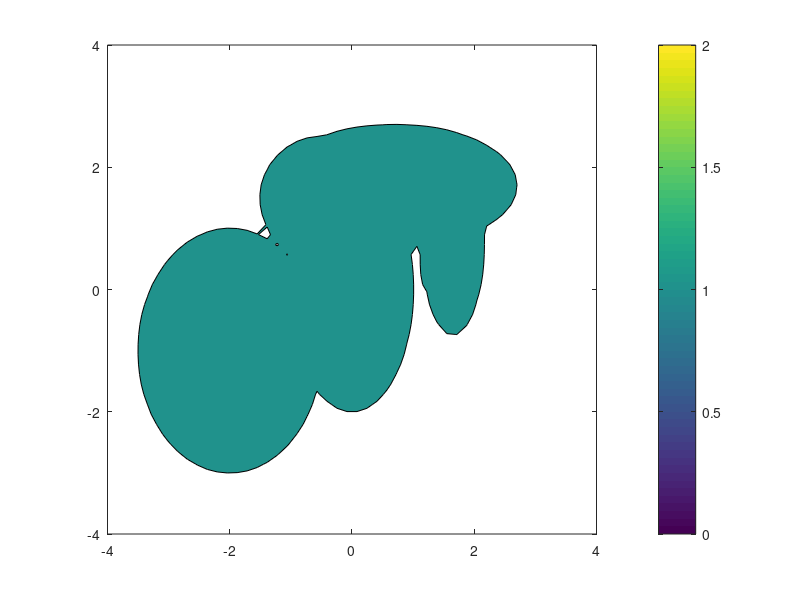

The MATLAB script that drew this image: (Note: this script raises an error after producing the figure.)
close all;
clear;
clc;

addpath('Functions')

% Array format [x0, y0, rx, ry] one row per ellipse

ellipses = [0,0,1,2;
            0.7,1.7,2,1;
            -0.5,1.5,1,1;
            -2,-1,1.5,2;
            1.65, 0.75, 0.5, 1.5;
            ];

xlims = [-4,4];
ylims = [-4,4];

nPts = 50;

[xx,yy] = meshgrid(linspace(xlims(1),xlims(2),nPts),...
    linspace(ylims(1),ylims(2),nPts));

zz = zeros(size(xx));

for iPt = 1:nPts
    for jPt = 1:nPts
        for kEllip = 1:size(ellipses,1)
            zz(iPt,jPt) = max(zz(iPt,jPt),...
                ((xx(iPt,jPt) - ellipses(kEllip,1)).^2 ./ ellipses(kEllip,3).^2 + ...
                (yy(iPt,jPt) - ellipses(kEllip,2)).^2 ./ ellipses(kEllip,4).^2).^-1);
        end
    end
end
        
figure()
contourf(xx,yy,zz,[1,1])
colorbar()
hold on
axis equal

cmap = cbrewer2('set2',2);

%% Start marching squares
figure()
hold on
for iEllip = 1:size(ellipses,1)
    ellipse(ellipses(iEllip,3),ellipses(iEllip,4),0,ellipses(iEllip,1),ellipses(iEllip,2))
end

colormap(cmap);
pScat = scatter(xx(:),yy(:),20,zz(:)>=1,'Filled');
axis equal

vertices = [];
for iPt = 1:(nPts-1)  % Rows (y-axis)
    for jPt = 1:(nPts-1)   % Columns (x-axis)
        % Cell values
        %  1 -- 2 
        %  |    |
        %  |    |
        %  8 -- 4
        %
        % REMEMBER, DUMBASS: 
        % array(i,j) = array(rows, columns,) = array(y,x)

        cellValue = ...
            1*(zz(iPt,jPt)>1) + ...
            2*(zz(iPt+1,jPt)>1) + ...
            4*(zz(iPt+1,jPt+1)>1) + ...
            8*(zz(iPt,jPt+1)>1) + 1;
        
        switch cellValue
            case 1
                % No Vertices
            case 2
                % South-West
                vertices = [vertices;
                    [interpVal(xx(iPt,jPt),zz(iPt,jPt),xx(iPt,jPt+1),zz(iPt,jPt+1)),yy(iPt,jPt),...
                    xx(iPt,jPt), interpVal(yy(iPt,jPt),zz(iPt,jPt),yy(iPt+1,jPt),zz(iPt+1,jPt))]];
                
                line([interpVal(xx(iPt,jPt),zz(iPt,jPt),xx(iPt,jPt+1),zz(iPt,jPt+1)) , xx(iPt,jPt) ],...
                    [yy(iPt,jPt), interpVal(yy(iPt,jPt),zz(iPt,jPt),yy(iPt+1,jPt),zz(iPt+1,jPt)) ],...
                    'color',[0,0,0],'LineWidth',2);         
            case 3
                % West-North
                vertices = [vertices;
                    [xx(iPt+1,jPt),interpVal(yy(iPt,jPt),zz(iPt,jPt), yy(iPt+1,jPt),zz(iPt+1,jPt)),...
                    interpVal(xx(iPt+1,jPt),zz(iPt+1,jPt), xx(iPt+1,jPt+1),zz(iPt+1,jPt+1)),yy(iPt+1,jPt)]];
                
                line([xx(iPt+1,jPt), interpVal(xx(iPt+1,jPt),zz(iPt+1,jPt), xx(iPt+1,jPt+1),zz(iPt+1,jPt+1))],...
                    [interpVal(yy(iPt,jPt),zz(iPt,jPt), yy(iPt+1,jPt),zz(iPt+1,jPt)), yy(iPt+1,jPt)],...
                    'color',[0,0,0],'LineWidth',2);
            case 4
                % North-South
                vertices = [vertices;
                    [interpVal(xx(iPt,jPt),zz(iPt,jPt),xx(iPt,jPt+1),zz(iPt,jPt+1)),yy(iPt,jPt) ...
                    interpVal(xx(iPt+1,jPt),zz(iPt+1,jPt),xx(iPt+1,jPt+1), zz(iPt+1,jPt+1)),yy(iPt+1,jPt)]];
                
                line([interpVal(xx(iPt,jPt),zz(iPt,jPt),xx(iPt,jPt+1),zz(iPt,jPt+1)), ...
                    interpVal(xx(iPt+1,jPt),zz(iPt+1,jPt),xx(iPt+1,jPt+1), zz(iPt+1,jPt+1))],...
                    [yy(iPt,jPt), yy(iPt+1,jPt)],...
                    'color',[0,0,0],'LineWidth',2);
            case 5
                % North-East
                vertices = [vertices;...
                    [interpVal(xx(iPt+1,jPt),zz(iPt+1,jPt),xx(iPt+1,jPt+1),zz(iPt+1,jPt+1)),yy(iPt+1,jPt+1),...
                    xx(iPt+1,jPt+1),interpVal(yy(iPt+1,jPt+1),zz(iPt+1,jPt+1), yy(iPt,jPt+1), zz(iPt,jPt+1))]];
                
                line([interpVal(xx(iPt+1,jPt),zz(iPt+1,jPt),xx(iPt+1,jPt+1),zz(iPt+1,jPt+1)),xx(iPt+1,jPt+1)],...
                    [yy(iPt+1,jPt+1), interpVal(yy(iPt+1,jPt+1),zz(iPt+1,jPt+1), yy(iPt,jPt+1), zz(iPt,jPt+1))],...
                    'color',[0,0,0],'LineWidth',2);           
            case 6  % Ambiguous
                % South-West
                vertices = [vertices;...
                    [interpVal(xx(iPt,jPt),zz(iPt,jPt),xx(iPt,jPt+1),zz(iPt,jPt+1)),yy(iPt,jPt),...
                    xx(iPt,jPt), interpVal(yy(iPt,jPt),zz(iPt,jPt),yy(iPt+1,jPt),zz(iPt+1,jPt))]];
                
                line([interpVal(xx(iPt,jPt),zz(iPt,jPt),xx(iPt,jPt+1),zz(iPt,jPt+1)) , xx(iPt,jPt)],...
                    [yy(iPt,jPt), interpVal(yy(iPt,jPt),zz(iPt,jPt),yy(iPt+1,jPt),zz(iPt+1,jPt)) ],...
                    'color',[0,0,0],'LineWidth',2); 
                
                % North-East
                vertices = [vertices;...
                    [interpVal(xx(iPt+1,jPt),zz(iPt+1,jPt),xx(iPt+1,jPt+1),zz(iPt+1,jPt+1)),yy(iPt+1,jPt+1),...
                    xx(iPt+1,jPt+1),interpVal(yy(iPt+1,jPt+1),zz(iPt+1,jPt+1), yy(iPt,jPt+1), zz(iPt,jPt+1))]];
                
                line([interpVal(xx(iPt+1,jPt),zz(iPt+1,jPt),xx(iPt+1,jPt+1),zz(iPt+1,jPt+1)),xx(iPt+1,jPt+1)],...
                    [yy(iPt+1,jPt+1), interpVal(yy(iPt+1,jPt+1),zz(iPt+1,jPt+1), yy(iPt,jPt+1), zz(iPt,jPt+1))],...
                    'color',[0,0,0],'LineWidth',2);      
            case 7
                % West-East
                vertices = [vertices;...
                    [xx(iPt,jPt),interpVal(yy(iPt,jPt),zz(iPt,jPt),yy(iPt+1,jPt),zz(iPt+1,jPt)),...
                    xx(iPt,jPt+1),interpVal(yy(iPt,jPt+1),zz(iPt,jPt+1),yy(iPt+1,jPt+1),zz(iPt+1,jPt+1))]];
                
                line([xx(iPt,jPt), xx(iPt,jPt+1)],...
                    [interpVal(yy(iPt,jPt),zz(iPt,jPt),yy(iPt+1,jPt),zz(iPt+1,jPt)),...
                    interpVal(yy(iPt,jPt+1),zz(iPt,jPt+1),yy(iPt+1,jPt+1),zz(iPt+1,jPt+1))],...
                    'color',[0,0,0],'LineWidth',2);  
            case 8
                % South - East
                vertices = [vertices;...
                    [interpVal(xx(iPt,jPt+1),zz(iPt,jPt+1),xx(iPt,jPt),zz(iPt,jPt)),yy(iPt,jPt+1),...
                    xx(iPt,jPt+1),interpVal(yy(iPt,jPt+1),zz(iPt,jPt+1),yy(iPt+1,jPt+1),zz(iPt+1,jPt+1))]];
                
                line([interpVal(xx(iPt,jPt+1),zz(iPt,jPt+1),xx(iPt,jPt),zz(iPt,jPt)),xx(iPt,jPt+1)],...
                    [yy(iPt,jPt+1), interpVal(yy(iPt,jPt+1),zz(iPt,jPt+1),yy(iPt+1,jPt+1),zz(iPt+1,jPt+1))],...
                    'color',[0,0,0],'LineWidth',2);    
            case 9
                % South - East
                vertices = [vertices;...
                    [interpVal(xx(iPt,jPt+1),zz(iPt,jPt+1),xx(iPt,jPt),zz(iPt,jPt)),yy(iPt,jPt+1),...
                    xx(iPt,jPt+1),interpVal(yy(iPt,jPt+1),zz(iPt,jPt+1),yy(iPt+1,jPt+1),zz(iPt+1,jPt+1))]];
                
                line([interpVal(xx(iPt,jPt+1),zz(iPt,jPt+1),xx(iPt,jPt),zz(iPt,jPt)),xx(iPt,jPt+1)],...
                    [yy(iPt,jPt+1), interpVal(yy(iPt,jPt+1),zz(iPt,jPt+1),yy(iPt+1,jPt+1),zz(iPt+1,jPt+1))],...
                    'color',[0,0,0],'LineWidth',2);
            case 10
                % West-East
                vertices = [vertices;...
                    [xx(iPt,jPt),interpVal(yy(iPt,jPt),zz(iPt,jPt),yy(iPt+1,jPt),zz(iPt+1,jPt)),...
                    xx(iPt,jPt+1),interpVal(yy(iPt,jPt+1),zz(iPt,jPt+1),yy(iPt+1,jPt+1),zz(iPt+1,jPt+1))]];
                
                line([xx(iPt,jPt), xx(iPt,jPt+1)],...
                    [interpVal(yy(iPt,jPt),zz(iPt,jPt),yy(iPt+1,jPt),zz(iPt+1,jPt)),interpVal(yy(iPt,jPt+1),zz(iPt,jPt+1),yy(iPt+1,jPt+1),zz(iPt+1,jPt+1))],...
                    'color',[0,0,0],'LineWidth',2);  
            case 11 % Ambiguous
                % West-North
                vertices = [vertices;
                    [xx(iPt+1,jPt),interpVal(yy(iPt,jPt),zz(iPt,jPt), yy(iPt+1,jPt),zz(iPt+1,jPt)),...
                    interpVal(xx(iPt+1,jPt),zz(iPt+1,jPt), xx(iPt+1,jPt+1),zz(iPt+1,jPt+1)),yy(iPt+1,jPt)]];
                
                line([xx(iPt+1,jPt), interpVal(xx(iPt+1,jPt),zz(iPt+1,jPt), xx(iPt+1,jPt+1),zz(iPt+1,jPt+1))],...
                    [interpVal(yy(iPt,jPt),zz(iPt,jPt), yy(iPt+1,jPt),zz(iPt+1,jPt)), yy(iPt+1,jPt)],...
                    'color',[0,0,0],'LineWidth',2);
                
                % South-East
                vertices = [vertices;...
                    [interpVal(xx(iPt,jPt+1),zz(iPt,jPt+1),xx(iPt,jPt),zz(iPt,jPt)),yy(iPt,jPt+1),...
                    xx(iPt,jPt+1),interpVal(yy(iPt,jPt+1),zz(iPt,jPt+1),yy(iPt+1,jPt+1),zz(iPt+1,jPt+1))]];
                
                line([interpVal(xx(iPt,jPt+1),zz(iPt,jPt+1),xx(iPt,jPt),zz(iPt,jPt)),xx(iPt,jPt+1)],...
                    [yy(iPt,jPt+1), interpVal(yy(iPt,jPt+1),zz(iPt,jPt+1),yy(iPt+1,jPt+1),zz(iPt+1,jPt+1))],...
                    'color',[0,0,0],'LineWidth',2);
            case 12
                % North-East
                vertices = [vertices;...
                    [interpVal(xx(iPt+1,jPt),zz(iPt+1,jPt),xx(iPt+1,jPt+1),zz(iPt+1,jPt+1)),yy(iPt+1,jPt+1),...
                    xx(iPt+1,jPt+1),interpVal(yy(iPt+1,jPt+1),zz(iPt+1,jPt+1), yy(iPt,jPt+1), zz(iPt,jPt+1))]];
                
                line([interpVal(xx(iPt+1,jPt),zz(iPt+1,jPt),xx(iPt+1,jPt+1),zz(iPt+1,jPt+1)),xx(iPt+1,jPt+1)],...
                    [yy(iPt+1,jPt+1), interpVal(yy(iPt+1,jPt+1),zz(iPt+1,jPt+1), yy(iPt,jPt+1), zz(iPt,jPt+1))],...
                    'color',[0,0,0],'LineWidth',2); 
            case 13
                % North-South
                vertices = [vertices;
                    [interpVal(xx(iPt,jPt),zz(iPt,jPt),xx(iPt,jPt+1),zz(iPt,jPt+1)),yy(iPt,jPt) ...
                    interpVal(xx(iPt+1,jPt),zz(iPt+1,jPt),xx(iPt+1,jPt+1), zz(iPt+1,jPt+1)),yy(iPt+1,jPt)]];
                
                line([interpVal(xx(iPt,jPt),zz(iPt,jPt),xx(iPt,jPt+1),zz(iPt,jPt+1)), ...
                    interpVal(xx(iPt+1,jPt),zz(iPt+1,jPt),xx(iPt+1,jPt+1), zz(iPt+1,jPt+1))],...
                    [yy(iPt,jPt), yy(iPt+1,jPt)],...
                    'color',[0,0,0],'LineWidth',2);
            case 14
                % West-North
                vertices = [vertices;
                    [xx(iPt+1,jPt),interpVal(yy(iPt,jPt),zz(iPt,jPt), yy(iPt+1,jPt),zz(iPt+1,jPt)),...
                    interpVal(xx(iPt+1,jPt),zz(iPt+1,jPt), xx(iPt+1,jPt+1),zz(iPt+1,jPt+1)),yy(iPt+1,jPt)]];
                
                line([xx(iPt+1,jPt), interpVal(xx(iPt+1,jPt),zz(iPt+1,jPt), xx(iPt+1,jPt+1),zz(iPt+1,jPt+1))],...
                    [interpVal(yy(iPt,jPt),zz(iPt,jPt), yy(iPt+1,jPt),zz(iPt+1,jPt)), yy(iPt+1,jPt)],...
                    'color',[0,0,0],'LineWidth',2);
            case 15
                % South-West
                vertices = [vertices;...
                    [interpVal(xx(iPt,jPt),zz(iPt,jPt),xx(iPt,jPt+1),zz(iPt,jPt+1)),yy(iPt,jPt),...
                    xx(iPt,jPt), interpVal(yy(iPt,jPt),zz(iPt,jPt),yy(iPt+1,jPt),zz(iPt+1,jPt))]];
                
                line([interpVal(xx(iPt,jPt),zz(iPt,jPt),xx(iPt,jPt+1),zz(iPt,jPt+1)) , xx(iPt,jPt) ],...
                    [yy(iPt,jPt), interpVal(yy(iPt,jPt),zz(iPt,jPt),yy(iPt+1,jPt),zz(iPt+1,jPt)) ],...
                    'color',[0,0,0],'LineWidth',2);   
            case 16
                % No vertices 
        end
    end
end

scatter([vertices(:,1);vertices(:,3)],[vertices(:,2);vertices(:,4)])

% comet(vertices(:,1),vertices(:,2))

figure(); hold on
for iEllip = 1:size(ellipses,1)
    ellipse(ellipses(iEllip,3),ellipses(iEllip,4),0,ellipses(iEllip,1),ellipses(iEllip,2))
end

%% start sorting algorithm
% find the minimum y-value
[min,lastIndex] = min(vertices(:,2));

% initalize first point
envelope = vertices(lastIndex,1:2);
% add second point from same array index
envelope = [envelope; vertices(lastIndex,3:4)];
indexUsed = zeros(size(vertices,1),1);
indexUsed(lastIndex) = 1;

exitFlag = 0;   % Set exit flag fudge
% Go though all vertices looking for the next connecting face
for iVerts = 2:size(vertices,1)
    % For an enclosed polygon, all lines share vertices
    % Find the all repeated vertices
    foundVert12 = find(all(ismembertol(vertices(:,1:2), envelope(end,:)), 2));
    foundVert34 = find(all(ismembertol(vertices(:,3:4), envelope(end,:)), 2));
    
    % there will only ever be two points, distributed between foundVert12
    % and foundVert34. Select the vertex which is NOT the same as the last
    % vertex. This indices a new line segments. 
    if ~isempty(foundVert12)
        for iInd = 1:length(foundVert12)
            if foundVert12(iInd) ~= lastIndex
                envelope = [envelope; vertices(foundVert12(iInd),3:4)];
                lastIndex = foundVert12(iInd);
                indexUsed(lastIndex) = 1;
                exitFlag = 1;
                break;
            end
        end
    end
    
    % Fudge to ensure that there is an infinate loop after the first
    % condition statement. 
    if exitFlag == 1
        exitFlag = 0;
        continue;
    end
        
    if ~isempty(foundVert34)
        for iInd = 1:length(foundVert34)
            if foundVert34(iInd) ~= lastIndex
                envelope = [envelope; vertices(foundVert34(iInd),1:2)];
                lastIndex = foundVert34(iInd);
                indexUsed(lastIndex) = 1;
                break;
            end
        end
    end
    
end
% plot(envelop(:,1),envelop(:,2),'x-','MarkerSize',12)
comet(envelope(:,1),envelope(:,2))
line1 = [-3, -3; -2, -2];
line2 = [2, 2; 3, 3];
line(line1(:,1),line1(:,2))
line(line2(:,1),line2(:,2))

%Find intercepts to divide line using Poly
[xInt,yInt,iIntLow] = polyxpoly(envelope(:,1),envelope(:,2),line1(:,1),line1(:,2))
plot(xInt,yInt,'*k')
plot(envelope(iIntLow,1),envelope(iIntLow,2),'sg')
iIntLow = iIntLow(1);

[xInt,yInt,iIntUpp] = polyxpoly(envelope(:,1),envelope(:,2),line2(:,1),line2(:,2))
plot(xInt,yInt,'*k')
plot(envelope(iIntUpp,1),envelope(iIntUpp,2),'sg')
iIntUpp = iIntUpp(1);

% To find inner or outer corridors, first determine if polygon is clockwise
% or counter-clockwise. Then, based on which index is large, separate out
% inner and outer corridor based on which intercept index is larger. 
if ispolycw(envelope(:,1),envelope(:,2))
    if iIntLow > iIntUpp
        outerCorr = [envelope(iIntLow:end,:);envelope(1:iIntUpp,:)];
        innerCorr = envelope(iIntUpp:iIntLow,:);
    else
        outerCorr = envelope(iIntLow:iIntUpp,:);
        innerCorr = [envelope(iIntUpp:end,:);envelope(1:iIntLow,:)];
    end
else
    if iIntLow > iIntUpp
        innerCorr = [envelope(iIntLow:end,:);envelope(1:iIntUpp,:)];
        outerCorr = envelope(iIntUpp:iIntLow,:);
    else
        innerCorr = envelope(iIntLow:iIntUpp,:);
        outerCorr = [envelope(iIntUpp:end,:);envelope(1:iIntLow,:)];
    end
end

plot(innerCorr(:,1),innerCorr(:,2),'o-r')
plot(outerCorr(:,1),outerCorr(:,2),'o-m')


